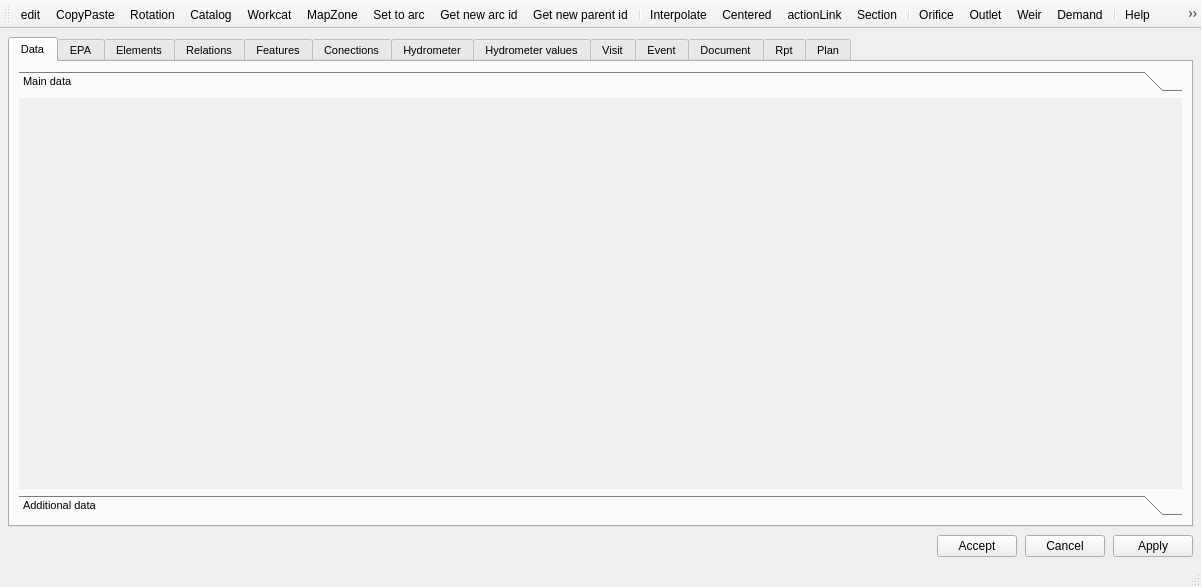
<?xml version="1.0" encoding="UTF-8"?>
<ui version="4.0">
 <class>dlg_info_feature</class>
 <widget class="QMainWindow" name="dlg_info_feature">
  <property name="geometry">
   <rect>
    <x>0</x>
    <y>0</y>
    <width>1201</width>
    <height>587</height>
   </rect>
  </property>
  <property name="windowTitle">
   <string>Junction</string>
  </property>
  <widget class="QWidget" name="centralwidget">
   <layout class="QGridLayout" name="gridLayout_4">
    <property name="leftMargin">
     <number>8</number>
    </property>
    <property name="topMargin">
     <number>8</number>
    </property>
    <property name="rightMargin">
     <number>8</number>
    </property>
    <property name="bottomMargin">
     <number>8</number>
    </property>
    <property name="spacing">
     <number>8</number>
    </property>
    <item row="3" column="0">
     <layout class="QGridLayout" name="lyt_bot_2"/>
    </item>
    <item row="0" column="0">
     <layout class="QGridLayout" name="lyt_top_1"/>
    </item>
    <item row="4" column="0">
     <layout class="QGridLayout" name="lyt_buttons">
      <item row="0" column="2">
       <widget class="QPushButton" name="btn_cancel">
        <property name="text">
         <string>Cancel</string>
        </property>
       </widget>
      </item>
      <item row="0" column="1">
       <widget class="QPushButton" name="btn_accept">
        <property name="text">
         <string>Accept</string>
        </property>
       </widget>
      </item>
      <item row="0" column="0">
       <spacer name="horizontalSpacer">
        <property name="orientation">
         <enum>Qt::Horizontal</enum>
        </property>
        <property name="sizeHint" stdset="0">
         <size>
          <width>40</width>
          <height>20</height>
         </size>
        </property>
       </spacer>
      </item>
      <item row="0" column="3">
       <widget class="QPushButton" name="btn_apply">
        <property name="text">
         <string>Apply</string>
        </property>
       </widget>
      </item>
     </layout>
    </item>
    <item row="2" column="0">
     <layout class="QGridLayout" name="lyt_bot_1"/>
    </item>
    <item row="1" column="0">
     <widget class="QTabWidget" name="tab_main">
      <property name="font">
       <font>
        <pointsize>8</pointsize>
        <bold>false</bold>
       </font>
      </property>
      <property name="toolTip">
       <string/>
      </property>
      <property name="tabShape">
       <enum>QTabWidget::Rounded</enum>
      </property>
      <property name="currentIndex">
       <number>0</number>
      </property>
      <widget class="QWidget" name="tab_data">
       <attribute name="title">
        <string>Data</string>
       </attribute>
       <layout class="QVBoxLayout" name="verticalLayout_2">
        <item>
         <widget class="QToolBox" name="data_toolbox">
          <property name="currentIndex">
           <number>0</number>
          </property>
          <widget class="QWidget" name="page_main">
           <property name="geometry">
            <rect>
             <x>0</x>
             <y>0</y>
             <width>1159</width>
             <height>373</height>
            </rect>
           </property>
           <attribute name="label">
            <string>Main data</string>
           </attribute>
           <layout class="QHBoxLayout" name="horizontalLayout_2">
            <item>
             <layout class="QGridLayout" name="lyt_data_1"/>
            </item>
            <item>
             <layout class="QGridLayout" name="lyt_data_2"/>
            </item>
           </layout>
          </widget>
          <widget class="QWidget" name="page_add">
           <property name="geometry">
            <rect>
             <x>0</x>
             <y>0</y>
             <width>1159</width>
             <height>373</height>
            </rect>
           </property>
           <attribute name="label">
            <string>Additional data</string>
           </attribute>
           <layout class="QHBoxLayout" name="horizontalLayout_3">
            <item>
             <layout class="QGridLayout" name="lyt_data_3"/>
            </item>
           </layout>
          </widget>
         </widget>
        </item>
       </layout>
      </widget>
      <widget class="QWidget" name="tab_epa">
       <attribute name="title">
        <string>EPA</string>
       </attribute>
       <layout class="QGridLayout" name="gridLayout_12">
        <item row="0" column="0">
         <layout class="QGridLayout" name="lyt_epa_1"/>
        </item>
        <item row="1" column="0">
         <widget class="QToolBox" name="epa_toolbox">
          <property name="currentIndex">
           <number>0</number>
          </property>
          <widget class="QWidget" name="page">
           <property name="geometry">
            <rect>
             <x>0</x>
             <y>0</y>
             <width>1159</width>
             <height>365</height>
            </rect>
           </property>
           <attribute name="label">
            <string>Data</string>
           </attribute>
           <layout class="QGridLayout" name="gridLayout_11">
            <item row="0" column="0">
             <widget class="QGroupBox" name="groupBox">
              <property name="title">
               <string>INP</string>
              </property>
              <layout class="QGridLayout" name="gridLayout_7">
               <item row="0" column="0">
                <layout class="QGridLayout" name="lyt_epa_data_1"/>
               </item>
              </layout>
             </widget>
            </item>
            <item row="0" column="1">
             <widget class="QGroupBox" name="groupBox_2">
              <property name="title">
               <string>RPT</string>
              </property>
              <layout class="QGridLayout" name="gridLayout_9">
               <item row="0" column="0">
                <layout class="QGridLayout" name="lyt_epa_data_2"/>
               </item>
              </layout>
             </widget>
            </item>
           </layout>
          </widget>
          <widget class="QWidget" name="page_2">
           <property name="geometry">
            <rect>
             <x>0</x>
             <y>0</y>
             <width>98</width>
             <height>36</height>
            </rect>
           </property>
           <attribute name="label">
            <string>Dscenario</string>
           </attribute>
           <layout class="QGridLayout" name="gridLayout_16">
            <item row="0" column="0">
             <layout class="QGridLayout" name="lyt_epa_dsc_1"/>
            </item>
            <item row="2" column="0">
             <layout class="QGridLayout" name="lyt_epa_dsc_3"/>
            </item>
            <item row="1" column="0">
             <layout class="QGridLayout" name="lyt_epa_dsc_2"/>
            </item>
           </layout>
          </widget>
         </widget>
        </item>
       </layout>
      </widget>
      <widget class="QWidget" name="tab_elements">
       <attribute name="title">
        <string>Elements</string>
       </attribute>
       <layout class="QGridLayout" name="gridLayout_2">
        <item row="3" column="0">
         <widget class="QgsCollapsibleGroupBox" name="grb_frelem_dscenario">
          <property name="title">
           <string>Dscenario</string>
          </property>
          <property name="collapsed">
           <bool>true</bool>
          </property>
          <property name="saveCollapsedState">
           <bool>true</bool>
          </property>
          <layout class="QGridLayout" name="gridLayout_13">
           <item row="1" column="0">
            <layout class="QGridLayout" name="lyt_element_dscenario_2">
             <item row="0" column="0">
              <widget class="QTabWidget" name="tab_frelem_dscenario">
               <property name="currentIndex">
                <number>0</number>
               </property>
               <widget class="QWidget" name="tab_orifice">
                <attribute name="title">
                 <string>Orifice</string>
                </attribute>
                <layout class="QGridLayout" name="gridLayout_22">
                 <item row="0" column="0">
                  <layout class="QGridLayout" name="lyt_elem_dsc_orifice"/>
                 </item>
                </layout>
               </widget>
               <widget class="QWidget" name="tab_outlet">
                <attribute name="title">
                 <string>Outlet</string>
                </attribute>
                <layout class="QGridLayout" name="gridLayout_25">
                 <item row="0" column="0">
                  <layout class="QGridLayout" name="lyt_elem_dsc_outlet"/>
                 </item>
                </layout>
               </widget>
               <widget class="QWidget" name="tab_pump">
                <attribute name="title">
                 <string>Pump</string>
                </attribute>
                <layout class="QGridLayout" name="gridLayout_26">
                 <item row="0" column="0">
                  <layout class="QGridLayout" name="lyt_elem_dsc_pump"/>
                 </item>
                </layout>
               </widget>
               <widget class="QWidget" name="tab_weir">
                <attribute name="title">
                 <string>Weir</string>
                </attribute>
                <layout class="QGridLayout" name="gridLayout_27">
                 <item row="0" column="0">
                  <layout class="QGridLayout" name="lyt_elem_dsc_weir"/>
                 </item>
                </layout>
               </widget>
               <widget class="QWidget" name="tab_valve">
                <attribute name="title">
                 <string>Valve</string>
                </attribute>
                <layout class="QGridLayout" name="gridLayout_28">
                 <item row="0" column="0">
                  <layout class="QGridLayout" name="lyt_elem_dsc_valve"/>
                 </item>
                </layout>
               </widget>
			   <widget class="QWidget" name="tab_shortpipe">
                <attribute name="title">
                 <string>Shortpipe</string>
                </attribute>
                <layout class="QGridLayout" name="gridLayout_29">
                 <item row="0" column="0">
                  <layout class="QGridLayout" name="lyt_elem_dsc_shortpipe"/>
                 </item>
                </layout>
               </widget>
              </widget>
             </item>
            </layout>
           </item>
           <item row="0" column="0">
            <layout class="QGridLayout" name="lyt_element_dscenario_1"/>
           </item>
           <item row="2" column="0">
            <layout class="QGridLayout" name="lyt_element_dscenario_3"/>
           </item>
          </layout>
         </widget>
        </item>
        <item row="0" column="0">
         <layout class="QGridLayout" name="lyt_element_1"/>
        </item>
        <item row="2" column="0">
         <layout class="QGridLayout" name="lyt_element_3"/>
        </item>
        <item row="1" column="0">
         <layout class="QGridLayout" name="lyt_element_2"/>
        </item>
       </layout>
      </widget>
      <widget class="QWidget" name="tab_relations">
       <attribute name="title">
        <string>Relations</string>
       </attribute>
       <layout class="QGridLayout" name="gridLayout">
        <item row="1" column="0">
         <layout class="QGridLayout" name="lyt_relation_2"/>
        </item>
        <item row="0" column="0">
         <layout class="QGridLayout" name="lyt_relation_1"/>
        </item>
        <item row="2" column="0">
         <layout class="QGridLayout" name="lyt_relation_3"/>
        </item>
       </layout>
      </widget>
      <widget class="QWidget" name="tab_features">
       <attribute name="title">
        <string>Features</string>
       </attribute>
       <layout class="QGridLayout" name="gridLayout_15">
        <item row="0" column="0">
         <layout class="QGridLayout" name="lyt_features_1"/>
        </item>
        <item row="1" column="0">
         <layout class="QGridLayout" name="lyt_features_2">
          <item row="0" column="0">
           <widget class="QTabWidget" name="tab_feature">
            <property name="currentIndex">
             <number>0</number>
            </property>
            <widget class="QWidget" name="tab_arc">
             <attribute name="title">
              <string>Arc</string>
             </attribute>
             <layout class="QGridLayout" name="gridLayout_18">
              <item row="0" column="0">
               <layout class="QGridLayout" name="lyt_features_2_arc"/>
              </item>
             </layout>
            </widget>
            <widget class="QWidget" name="tab_node">
             <attribute name="title">
              <string>Node</string>
             </attribute>
             <layout class="QGridLayout" name="gridLayout_19">
              <item row="0" column="0">
               <layout class="QGridLayout" name="lyt_features_2_node"/>
              </item>
             </layout>
            </widget>
            <widget class="QWidget" name="tab_connec">
             <attribute name="title">
              <string>Connec</string>
             </attribute>
             <layout class="QGridLayout" name="gridLayout_21">
              <item row="0" column="0">
               <layout class="QGridLayout" name="lyt_features_2_connec"/>
              </item>
             </layout>
            </widget>
            <widget class="QWidget" name="tab_gully">
             <attribute name="title">
              <string>Gully</string>
             </attribute>
             <layout class="QGridLayout" name="gridLayout_23">
              <item row="0" column="0">
               <layout class="QGridLayout" name="lyt_features_2_gully"/>
              </item>
             </layout>
            </widget>
            <widget class="QWidget" name="tab_link">
             <attribute name="title">
              <string>Link</string>
             </attribute>
             <layout class="QGridLayout" name="gridLayout_24">
              <item row="0" column="0">
               <layout class="QGridLayout" name="lyt_features_2_link"/>
              </item>
             </layout>
            </widget>
           </widget>
          </item>
         </layout>
        </item>
        <item row="2" column="0">
         <layout class="QGridLayout" name="lyt_features_3"/>
        </item>
       </layout>
      </widget>
      <widget class="QWidget" name="tab_connections">
       <attribute name="title">
        <string>Conections</string>
       </attribute>
       <layout class="QGridLayout" name="gridLayout_3">
        <item row="0" column="0">
         <layout class="QGridLayout" name="lyt_connection_1"/>
        </item>
        <item row="1" column="0">
         <layout class="QGridLayout" name="lyt_connection_2"/>
        </item>
        <item row="2" column="0">
         <layout class="QGridLayout" name="lyt_connection_3"/>
        </item>
       </layout>
      </widget>
      <widget class="QWidget" name="tab_hydrometer">
       <attribute name="title">
        <string>Hydrometer</string>
       </attribute>
       <layout class="QGridLayout" name="gridLayout_10">
        <item row="0" column="0">
         <layout class="QGridLayout" name="lyt_hydrometer_1"/>
        </item>
        <item row="1" column="0">
         <layout class="QGridLayout" name="lyt_hydrometer_2"/>
        </item>
        <item row="2" column="0">
         <layout class="QGridLayout" name="lyt_hydrometer_3"/>
        </item>
       </layout>
      </widget>
      <widget class="QWidget" name="tab_hydrometer_val">
       <attribute name="title">
        <string>Hydrometer values</string>
       </attribute>
       <layout class="QGridLayout" name="gridLayout_6">
        <item row="0" column="0">
         <layout class="QGridLayout" name="lyt_hydro_val_1"/>
        </item>
        <item row="1" column="0">
         <layout class="QGridLayout" name="lyt_hydro_val_2"/>
        </item>
        <item row="2" column="0">
         <layout class="QGridLayout" name="lyt_hydro_val_3"/>
        </item>
       </layout>
      </widget>
      <widget class="QWidget" name="tab_visit">
       <attribute name="title">
        <string>Visit</string>
       </attribute>
       <layout class="QGridLayout" name="gridLayout_8">
        <item row="0" column="0">
         <layout class="QGridLayout" name="lyt_visit_1"/>
        </item>
        <item row="1" column="0">
         <layout class="QGridLayout" name="lyt_visit_2"/>
        </item>
        <item row="2" column="0">
         <layout class="QGridLayout" name="lyt_visit_3"/>
        </item>
       </layout>
      </widget>
      <widget class="QWidget" name="tab_event">
       <attribute name="title">
        <string>Event</string>
       </attribute>
       <layout class="QGridLayout" name="gridLayout_14">
        <item row="1" column="0">
         <layout class="QGridLayout" name="lyt_event_2"/>
        </item>
        <item row="0" column="0">
         <layout class="QGridLayout" name="lyt_event_1"/>
        </item>
        <item row="2" column="0">
         <layout class="QGridLayout" name="lyt_event_3"/>
        </item>
       </layout>
      </widget>
      <widget class="QWidget" name="tab_documents">
       <attribute name="title">
        <string>Document</string>
       </attribute>
       <layout class="QGridLayout" name="gridLayout_5">
        <item row="0" column="0">
         <layout class="QGridLayout" name="lyt_document_1"/>
        </item>
        <item row="1" column="0">
         <layout class="QGridLayout" name="lyt_document_2"/>
        </item>
        <item row="2" column="0">
         <layout class="QGridLayout" name="lyt_document_3"/>
        </item>
       </layout>
      </widget>
      <widget class="QWidget" name="tab_rpt">
       <attribute name="title">
        <string>Rpt</string>
       </attribute>
       <layout class="QGridLayout" name="gridLayout_17">
        <item row="0" column="0">
         <layout class="QGridLayout" name="lyt_rpt_1"/>
        </item>
        <item row="2" column="0">
         <layout class="QGridLayout" name="lyt_rpt_3"/>
        </item>
        <item row="1" column="0">
         <layout class="QGridLayout" name="lyt_rpt_2"/>
        </item>
       </layout>
      </widget>
      <widget class="QWidget" name="tab_plan">
       <attribute name="title">
        <string>Plan</string>
       </attribute>
       <layout class="QGridLayout" name="gridLayout_20">
        <item row="0" column="0">
         <layout class="QGridLayout" name="lyt_plan_1"/>
        </item>
        <item row="1" column="0">
         <layout class="QGridLayout" name="lyt_plan_2"/>
        </item>
        <item row="2" column="0">
         <layout class="QGridLayout" name="lyt_plan_3"/>
        </item>
       </layout>
      </widget>
     </widget>
    </item>
   </layout>
  </widget>
  <widget class="QStatusBar" name="statusbar"/>
  <widget class="QToolBar" name="toolBar">
   <property name="windowTitle">
    <string>toolBar</string>
   </property>
   <property name="iconSize">
    <size>
     <width>20</width>
     <height>18</height>
    </size>
   </property>
   <attribute name="toolBarArea">
    <enum>TopToolBarArea</enum>
   </attribute>
   <attribute name="toolBarBreak">
    <bool>false</bool>
   </attribute>
   <addaction name="actionEdit"/>
   <addaction name="actionCopyPaste"/>
   <addaction name="actionRotation"/>
   <addaction name="actionCatalog"/>
   <addaction name="actionWorkcat"/>
   <addaction name="actionMapZone"/>
   <addaction name="actionSetToArc"/>
   <addaction name="actionGetArcId"/>
   <addaction name="actionGetParentId"/>
   <addaction name="separator"/>
   <addaction name="actionInterpolate"/>
   <addaction name="actionCentered"/>
   <addaction name="actionLink"/>
   <addaction name="actionSection"/>
   <addaction name="separator"/>
   <addaction name="actionOrifice"/>
   <addaction name="actionOutlet"/>
   <addaction name="actionWeir"/>
   <addaction name="actionDemand"/>
   <addaction name="separator"/>
   <addaction name="actionHelp"/>
   <addaction name="actionAudit"/>
   <addaction name="actionSetGeom"/>
  </widget>
  <action name="actionCentered">
   <property name="text">
    <string>Centered</string>
   </property>
   <property name="visible">
    <bool>true</bool>
   </property>
  </action>
  <action name="actionCopyPaste">
   <property name="checkable">
    <bool>true</bool>
   </property>
   <property name="text">
    <string>CopyPaste</string>
   </property>
   <property name="toolTip">
    <string>Copy&amp;Paste</string>
   </property>
   <property name="visible">
    <bool>true</bool>
   </property>
  </action>
  <action name="actionRotation">
   <property name="text">
    <string>Rotation</string>
   </property>
   <property name="visible">
    <bool>true</bool>
   </property>
  </action>
  <action name="actionLink">
   <property name="text">
    <string>actionLink</string>
   </property>
   <property name="toolTip">
    <string>Link</string>
   </property>
   <property name="visible">
    <bool>true</bool>
   </property>
  </action>
  <action name="actionEdit">
   <property name="checkable">
    <bool>true</bool>
   </property>
   <property name="text">
    <string>edit</string>
   </property>
   <property name="toolTip">
    <string>Edit</string>
   </property>
   <property name="visible">
    <bool>true</bool>
   </property>
  </action>
  <action name="actionWorkcat">
   <property name="text">
    <string>Workcat</string>
   </property>
   <property name="visible">
    <bool>true</bool>
   </property>
  </action>
  <action name="actionAudit">
   <property name="text">
    <string>Audit</string>
   </property>
   <property name="visible">
    <bool>true</bool>
   </property>
  </action>
  <action name="actionCatalog">
   <property name="text">
    <string>Catalog</string>
   </property>
   <property name="visible">
    <bool>true</bool>
   </property>
  </action>
  <action name="actionHelp">
   <property name="text">
    <string>Help</string>
   </property>
   <property name="toolTip">
    <string>Help</string>
   </property>
   <property name="visible">
    <bool>true</bool>
   </property>
  </action>
  <action name="actionInterpolate">
   <property name="text">
    <string>Interpolate</string>
   </property>
   <property name="toolTip">
    <string>Interpolate</string>
   </property>
   <property name="visible">
    <bool>true</bool>
   </property>
  </action>
  <action name="actionSection">
   <property name="text">
    <string>Section</string>
   </property>
   <property name="toolTip">
    <string>Show section</string>
   </property>
   <property name="visible">
    <bool>true</bool>
   </property>
  </action>
  <action name="actionGetArcId">
   <property name="checkable">
    <bool>true</bool>
   </property>
   <property name="text">
    <string>Get new arc id</string>
   </property>
   <property name="toolTip">
    <string>Get new arc id</string>
   </property>
  </action>
  <action name="actionGetParentId">
   <property name="checkable">
    <bool>true</bool>
   </property>
   <property name="text">
    <string>Get new parent id</string>
   </property>
  </action>
  <action name="actionSetToArc">
   <property name="checkable">
    <bool>true</bool>
   </property>
   <property name="text">
    <string>Set to arc</string>
   </property>
  </action>
  <action name="actionMapZone">
   <property name="text">
    <string>MapZone</string>
   </property>
  </action>
  <action name="actionOrifice">
   <property name="text">
    <string>Orifice</string>
   </property>
  </action>
  <action name="actionOutlet">
   <property name="text">
    <string>Outlet</string>
   </property>
  </action>
  <action name="actionWeir">
   <property name="text">
    <string>Weir</string>
   </property>
  </action>
  <action name="actionDemand">
   <property name="text">
    <string>Demand</string>
   </property>
  </action>
  <action name="actionSetGeom">
   <property name="text">
    <string>Set Geom</string>
   </property>
  </action>
 </widget>
 <customwidgets>
  <customwidget>
   <class>QgsCollapsibleGroupBox</class>
   <extends>QGroupBox</extends>
   <header>qgscollapsiblegroupbox.h</header>
   <container>1</container>
  </customwidget>
 </customwidgets>
 <tabstops>
  <tabstop>tab_main</tabstop>
 </tabstops>
 <resources/>
 <connections/>
</ui>
